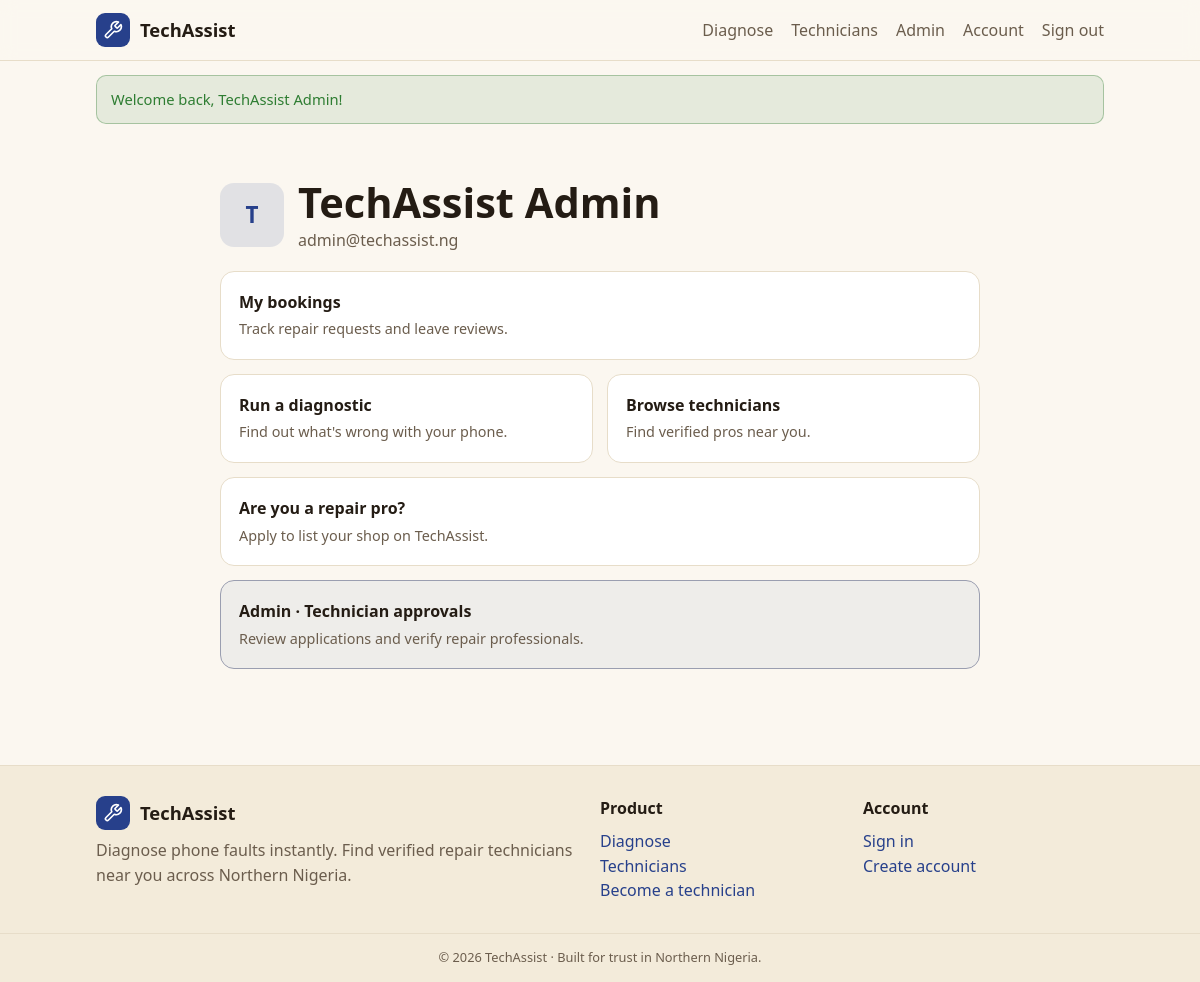
The app's page /account.php (signed in) with its own data.
### tables this page shows
CREATE TABLE users (
  id            INT AUTO_INCREMENT PRIMARY KEY,
  name          VARCHAR(100) NOT NULL,
  email         VARCHAR(190) NOT NULL UNIQUE,
  password_hash VARCHAR(255) NOT NULL,
  role          ENUM('customer','technician','admin') NOT NULL DEFAULT 'customer',
  created_at    TIMESTAMP NOT NULL DEFAULT CURRENT_TIMESTAMP
);

### includes/auth.php (called while the page is built, shortened)
<?php
require_once __DIR__ . '/db.php';
require_once __DIR__ . '/helpers.php';
function current_user(): ?array
{
    static $cached = false;
    static $user = null;
    if ($cached) {
        return $user;
    }
    $cached = true;
    $id = $_SESSION['user_id'] ?? null;
    if ($id) {
        $user = one('SELECT * FROM users WHERE id = ?', [$id]);
    }
    return $user;
}
function current_technician(): ?array
{
    $u = current_user();
    return one('SELECT * FROM technician_profiles WHERE user_id = ?', [$u['id']]);
}
function is_logged_in(): bool
{
    return current_user() !== null;
}
function require_login(): void
{
    if (!is_logged_in()) {
        $here = $_SERVER['REQUEST_URI'] ?? '';
        redirect('/login.php?redirect=' . urlencode($here));
    }
}

### includes/db.php (called while the page is built, shortened)
<?php
function db(): PDO
{
    static $pdo = null;
    if ($pdo === null) {
        $dsn = 'mysql:host=' . DB_HOST . ';dbname=' . DB_NAME . ';charset=' . DB_CHARSET;
        $pdo = new PDO($dsn, DB_USER, DB_PASS, [
            PDO::ATTR_ERRMODE            => PDO::ERRMODE_EXCEPTION,
            PDO::ATTR_DEFAULT_FETCH_MODE => PDO::FETCH_ASSOC,
            PDO::ATTR_EMULATE_PREPARES   => false,
        ]);
    }
    return $pdo;
}
function q(string $sql, array $params = []): PDOStatement
{
    $stmt = db()->prepare($sql);
    $stmt->execute($params);
    return $stmt;
}
function one(string $sql, array $params = []): ?array
{
    $row = q($sql, $params)->fetch();
    return $row === false ? null : $row;
}

### includes/helpers.php (called while the page is built, shortened)
<?php
function e(?string $s): string
{
    return htmlspecialchars((string) $s, ENT_QUOTES, 'UTF-8');
}
function url(string $path = ''): string
{
    return BASE_URL . $path;
}

### account.php (the view, shortened to what this page needs)
<?php
require __DIR__ . '/includes/auth.php';
require_login();
require __DIR__ . '/includes/header.php';
?>
<main class="container mid section">
  <div class="row" style="gap:14px">
    <div class="avatar"><?= e(mb_substr($u['name'], 0, 1)) ?></div>
    <div><h1 style="margin:0"><?= e($u['name']) ?></h1><div class="muted"><?= e($u['email']) ?></div></div>
  </div>
  <div class="grid cols-2 mt">
    <a class="tile" href="<?= e(url('/bookings.php')) ?>" style="grid-column:1/-1">
      <strong>My bookings</strong>
      <div class="muted" style="font-size:.9rem;margin-top:4px">Track repair requests and leave reviews.</div></a>
    <a class="tile" href="<?= e(url('/diagnose.php')) ?>">
      <strong>Run a diagnostic</strong>
      <div class="muted" style="font-size:.9rem;margin-top:4px">Find out what's wrong with your phone.</div></a>
    <a class="tile" href="<?= e(url('/technicians.php')) ?>">
      <strong>Browse technicians</strong>
      <div class="muted" style="font-size:.9rem;margin-top:4px">Find verified pros near you.</div></a>
    <?php if ($tech): ?>
      <a class="tile" href="<?= e(url('/dashboard.php')) ?>" style="grid-column:1/-1">
        <strong>Your technician dashboard</strong>
        <div class="muted" style="font-size:.9rem;margin-top:4px">Manage your shop profile, skills and bookings.</div></a>
    <?php else: ?>
      <a class="tile" href="<?= e(url('/become-technician.php')) ?>" style="grid-column:1/-1">
        <strong>Are you a repair pro?</strong>
        <div class="muted" style="font-size:.9rem;margin-top:4px">Apply to list your shop on TechAssist.</div></a>
    <?php endif; ?>
    <?php if ($u['role'] === 'admin'): ?>
      <a class="tile" href="<?= e(url('/admin.php')) ?>" style="grid-column:1/-1;border-color:color-mix(in srgb,var(--primary) 40%,var(--border));background:color-mix(in srgb,var(--primary) 6%,transparent)">
        <strong>Admin · Technician approvals</strong>
        <div class="muted" style="font-size:.9rem;margin-top:4px">Review applications and verify repair professionals.</div></a>
    <?php endif; ?>
  </div>
</main>
<?php require __DIR__ . '/includes/footer.php'; ?>

### assets/css/styles.css (style rules this page uses)
:root { --indigo-900:#1b2a63; --indigo-700:#27408b; --indigo-500:#3a57c4; --gold-500:#e0a82e; --gold-300:#f3cf73; --clay-600:#b5532a; --clay-500:#c75b39; --green-600:#2e7d32; --sand-50:#fbf7f0; --sand-100:#f3ebda; --ink-900:#241c14; --ink-500:#6b5d4d; --danger:#c0392b; --primary:var(--indigo-700); --primary-fg:#fff; --accent:var(--gold-500); --secondary:var(--clay-500); --success:var(--green-600); --bg:var(--sand-50); --card:#fff; --border:#e7ddc9; --fg:var(--ink-900); --muted:var(--ink-500); --radius:14px; --shadow:0 1px 2px rgba(36,28,20,.06),0 8px 24px rgba(36,28,20,.07); --hero:linear-gradient(135deg,var(--indigo-900),var(--indigo-500)); }
* { box-sizing:border-box; }
html { -webkit-text-size-adjust:100%; }
body { margin:0; background:var(--bg); color:var(--fg); font-family:system-ui,-apple-system,"Segoe UI",Roboto,sans-serif; line-height:1.55; }
a { color:var(--primary); text-decoration:none; }
h1,h2,h3 { line-height:1.2; margin:0 0 .4em; }
h1 { font-size:clamp(1.7rem,4vw,2.6rem); }
.container { width:100%; max-width:1040px; margin:0 auto; padding:0 16px; }
.container.mid { max-width:760px; }
.section { padding:40px 0; }
.muted { color:var(--muted); }
.grid { display:grid; gap:14px; }
@media (min-width:640px) { .grid.cols-2 { grid-template-columns:repeat(2,1fr); } }
.row { display:flex; gap:10px; flex-wrap:wrap; align-items:center; }
.mt { margin-top:18px; }
.tile { background:var(--card); border:1px solid var(--border); border-radius:var(--radius); padding:18px; display:block; color:inherit; transition:border-color .15s,transform .15s; }
.avatar { width:64px; height:64px; border-radius:14px; background:color-mix(in srgb,var(--primary) 12%,transparent); color:var(--primary); display:grid; place-items:center; font-weight:800; font-size:1.4rem; overflow:hidden; flex:none; }

### records on screen
users: name "T", name "TechAssist Admin", email "admin@techassist.ng"

### other values on screen
$label "Diagnose Technicians Admin"
$f['message'] "Welcome back, TechAssist Admin!"
